Frame 1 (no input): blank canvas, image omitted
Frame 60 (no input): blank canvas, image omitted
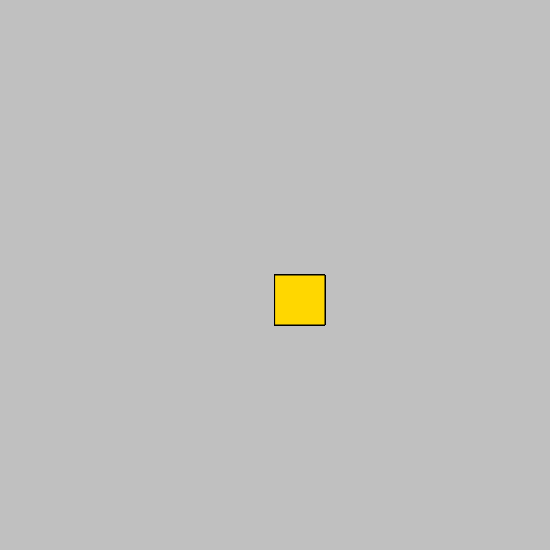
Frame 120 (the mouse pressed at the canvas centre since frame 60)

The p5.js sketch whose frames 1 and 60 were blank and that drew this single picture after the mouse press (run headless with seeded random() and noise() and a simulated clock; from frame 60 on, the mouse is pressed at the canvas centre):

// p5.js sketch
// ── sketch.js
function setup() {
  createCanvas(550, 550);
   background("silver");
}

function draw() {
 
  stroke("black")
  fill("gold");
  
 if(mouseIsPressed){rect(mouseX,mouseY,50,50)
   
 }
  
  
  
}
